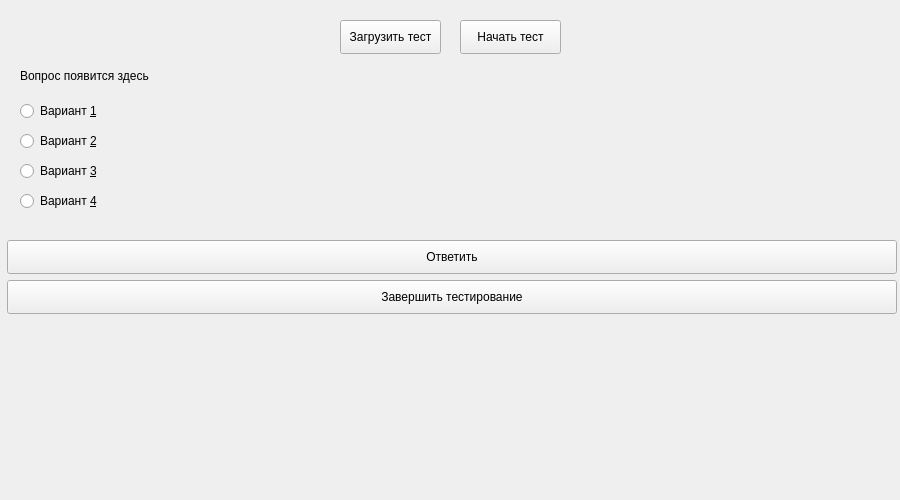
<?xml version="1.0" encoding="UTF-8"?>
<ui version="4.0">
 <class>Form</class>
 <widget class="QWidget" name="Form">
  <property name="geometry">
   <rect>
    <x>0</x>
    <y>0</y>
    <width>900</width>
    <height>500</height>
   </rect>
  </property>
  <property name="windowTitle">
   <string>Тест система</string>
  </property>
  <widget class="QPushButton" name="btn_upl_test">
   <property name="geometry">
    <rect>
     <x>340</x>
     <y>20</y>
     <width>101</width>
     <height>34</height>
    </rect>
   </property>
   <property name="text">
    <string>Загрузить тест</string>
   </property>
  </widget>
  <widget class="QPushButton" name="btn_start_test">
   <property name="geometry">
    <rect>
     <x>460</x>
     <y>20</y>
     <width>101</width>
     <height>34</height>
    </rect>
   </property>
   <property name="text">
    <string>Начать тест</string>
   </property>
  </widget>
  <widget class="QLabel" name="label_q">
   <property name="geometry">
    <rect>
     <x>20</x>
     <y>60</y>
     <width>871</width>
     <height>31</height>
    </rect>
   </property>
   <property name="text">
    <string>Вопрос появится здесь</string>
   </property>
  </widget>
  <widget class="QRadioButton" name="v_1">
   <property name="geometry">
    <rect>
     <x>20</x>
     <y>100</y>
     <width>101</width>
     <height>22</height>
    </rect>
   </property>
   <property name="text">
    <string>Вариант &amp;1</string>
   </property>
  </widget>
  <widget class="QRadioButton" name="v_2">
   <property name="geometry">
    <rect>
     <x>20</x>
     <y>130</y>
     <width>101</width>
     <height>22</height>
    </rect>
   </property>
   <property name="text">
    <string>Вариант &amp;2</string>
   </property>
  </widget>
  <widget class="QRadioButton" name="v_3">
   <property name="geometry">
    <rect>
     <x>20</x>
     <y>160</y>
     <width>101</width>
     <height>22</height>
    </rect>
   </property>
   <property name="text">
    <string>Вариант &amp;3 </string>
   </property>
  </widget>
  <widget class="QRadioButton" name="v_4">
   <property name="geometry">
    <rect>
     <x>20</x>
     <y>190</y>
     <width>101</width>
     <height>22</height>
    </rect>
   </property>
   <property name="text">
    <string>Вариант &amp;4</string>
   </property>
  </widget>
  <widget class="QPushButton" name="btn_otvet">
   <property name="geometry">
    <rect>
     <x>7</x>
     <y>240</y>
     <width>890</width>
     <height>34</height>
    </rect>
   </property>
   <property name="text">
    <string>Ответить</string>
   </property>
  </widget>
  <widget class="QPushButton" name="btn_finish_test">
   <property name="geometry">
    <rect>
     <x>7</x>
     <y>280</y>
     <width>890</width>
     <height>34</height>
    </rect>
   </property>
   <property name="text">
    <string>Завершить тестирование</string>
   </property>
  </widget>
  <widget class="QLabel" name="label">
   <property name="geometry">
    <rect>
     <x>7</x>
     <y>317</y>
     <width>821</width>
     <height>181</height>
    </rect>
   </property>
   <property name="text">
    <string/>
   </property>
  </widget>
 </widget>
 <resources/>
 <connections/>
</ui>
